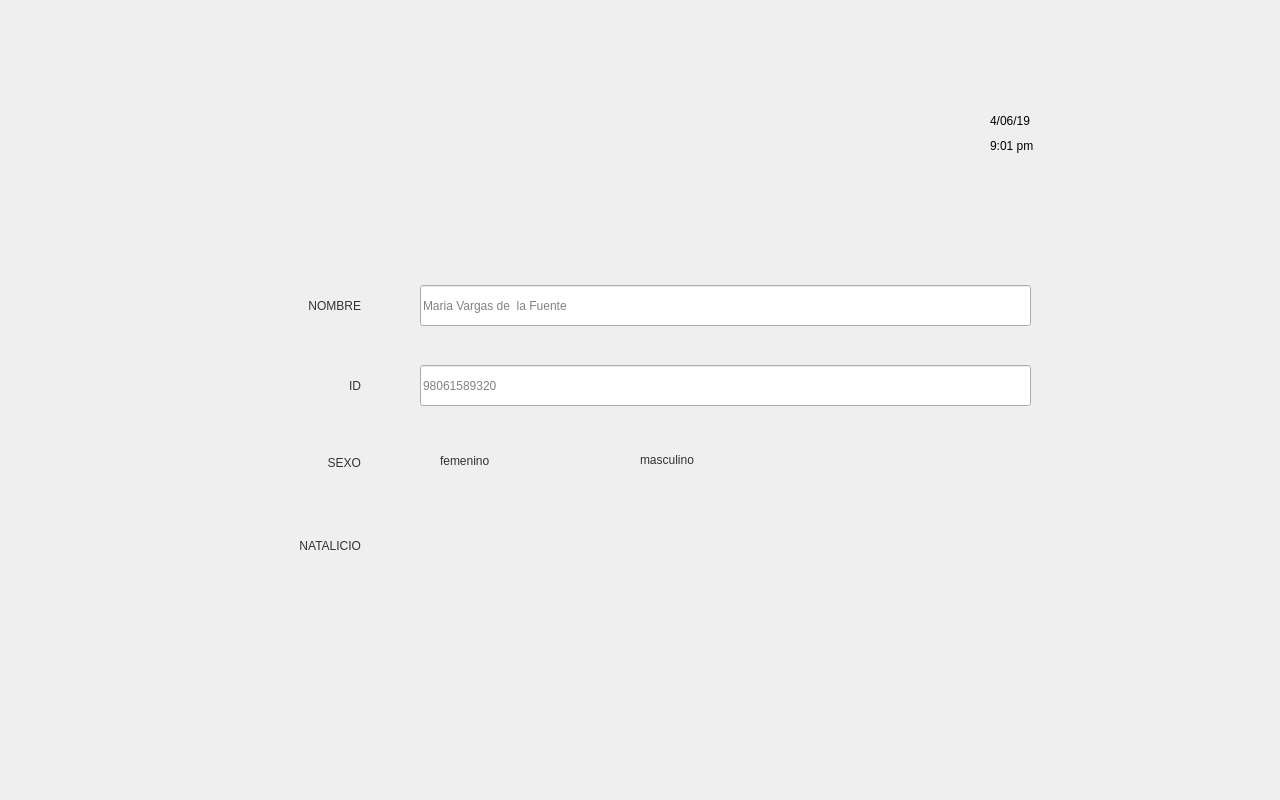
   <widget class="QWidget" name="widget_pantalla_paciente" native="true">
    <property name="geometry">
     <rect>
      <x>1300</x>
      <y>250</y>
      <width>1280</width>
      <height>800</height>
     </rect>
    </property>
    <property name="styleSheet">
     <string notr="true">border-image: url(:/icons/pantalla_principal_fondo.png);</string>
    </property>
    <widget class="QLabel" name="label">
     <property name="geometry">
      <rect>
       <x>290</x>
       <y>160</y>
       <width>51</width>
       <height>5</height>
      </rect>
     </property>
     <property name="styleSheet">
      <string notr="true">border-image: url(:/icons/filete.png);</string>
     </property>
     <property name="text">
      <string/>
     </property>
    </widget>
    <widget class="QLabel" name="label_2">
     <property name="geometry">
      <rect>
       <x>240</x>
       <y>290</y>
       <width>121</width>
       <height>31</height>
      </rect>
     </property>
     <property name="styleSheet">
      <string notr="true">font: 57 16pt &quot;Alegreya Sans SC Medium&quot;;
font: 20pt &quot;Alegreya Sans&quot;;
border-image: url(:/icons/fondo_transparente.png);
color: rgb(50, 50, 50);</string>
     </property>
     <property name="text">
      <string>NOMBRE</string>
     </property>
     <property name="alignment">
      <set>Qt::AlignRight|Qt::AlignTrailing|Qt::AlignVCenter</set>
     </property>
    </widget>
    <widget class="QLabel" name="label_6">
     <property name="geometry">
      <rect>
       <x>300</x>
       <y>370</y>
       <width>61</width>
       <height>31</height>
      </rect>
     </property>
     <property name="styleSheet">
      <string notr="true">font: 57 16pt &quot;Alegreya Sans SC Medium&quot;;
font: 20pt &quot;Alegreya Sans&quot;;
border-image: url(:/icons/fondo_transparente.png);
color: rgb(50, 50, 50);</string>
     </property>
     <property name="text">
      <string>      ID</string>
     </property>
     <property name="alignment">
      <set>Qt::AlignRight|Qt::AlignTrailing|Qt::AlignVCenter</set>
     </property>
    </widget>
    <widget class="QLabel" name="label_7">
     <property name="geometry">
      <rect>
       <x>280</x>
       <y>447</y>
       <width>81</width>
       <height>31</height>
      </rect>
     </property>
     <property name="styleSheet">
      <string notr="true">font: 57 16pt &quot;Alegreya Sans SC Medium&quot;;
font: 20pt &quot;Alegreya Sans&quot;;
border-image: url(:/icons/fondo_transparente.png);
color: rgb(50, 50, 50);</string>
     </property>
     <property name="text">
      <string>   SEXO</string>
     </property>
     <property name="alignment">
      <set>Qt::AlignRight|Qt::AlignTrailing|Qt::AlignVCenter</set>
     </property>
    </widget>
    <widget class="QLabel" name="label_8">
     <property name="geometry">
      <rect>
       <x>170</x>
       <y>510</y>
       <width>191</width>
       <height>71</height>
      </rect>
     </property>
     <property name="styleSheet">
      <string notr="true">font: 57 16pt &quot;Alegreya Sans SC Medium&quot;;
font: 20pt &quot;Alegreya Sans&quot;;
border-image: url(:/icons/fondo_transparente.png);
color: rgb(50, 50, 50);</string>
     </property>
     <property name="text">
      <string>NATALICIO</string>
     </property>
     <property name="alignment">
      <set>Qt::AlignRight|Qt::AlignTrailing|Qt::AlignVCenter</set>
     </property>
    </widget>
    <widget class="QLabel_Button" name="pb_pant_paciente_nuevo">
     <property name="geometry">
      <rect>
       <x>232</x>
       <y>120</y>
       <width>114</width>
       <height>35</height>
      </rect>
     </property>
     <property name="styleSheet">
      <string notr="true">border-image: url(:/icons/boton_1.png);</string>
     </property>
     <property name="text">
      <string/>
     </property>
    </widget>
    <widget class="QLabel_Button" name="pb_pant_paciente_base_de_datos">
     <property name="geometry">
      <rect>
       <x>410</x>
       <y>120</y>
       <width>209</width>
       <height>35</height>
      </rect>
     </property>
     <property name="styleSheet">
      <string notr="true">border-image: url(:/icons/boton_2.png);</string>
     </property>
     <property name="text">
      <string/>
     </property>
    </widget>
    <widget class="QLabel_Button" name="pb_pant_paciente_radioB_femenino">
     <property name="geometry">
      <rect>
       <x>407</x>
       <y>455</y>
       <width>16</width>
       <height>16</height>
      </rect>
     </property>
     <property name="minimumSize">
      <size>
       <width>16</width>
       <height>16</height>
      </size>
     </property>
     <property name="maximumSize">
      <size>
       <width>16</width>
       <height>16</height>
      </size>
     </property>
     <property name="styleSheet">
      <string notr="true">
border-image: url(:/icons/pantalla_principal_sin_seleccion.png);</string>
     </property>
     <property name="text">
      <string/>
     </property>
    </widget>
    <widget class="QLabel_Button" name="pb_pant_paciente_label_femenino">
     <property name="geometry">
      <rect>
       <x>440</x>
       <y>440</y>
       <width>151</width>
       <height>41</height>
      </rect>
     </property>
     <property name="styleSheet">
      <string notr="true">font: 57 16pt &quot;Alegreya Sans SC Medium&quot;;
font: 20pt &quot;Alegreya Sans&quot;;
border-image: url(:/icons/fondo_transparente.png);
color: rgb(50, 50, 50);</string>
     </property>
     <property name="text">
      <string>femenino</string>
     </property>
    </widget>
    <widget class="QLabel_Button" name="pb_pant_paciente_radioB_masculino">
     <property name="geometry">
      <rect>
       <x>610</x>
       <y>455</y>
       <width>16</width>
       <height>16</height>
      </rect>
     </property>
     <property name="minimumSize">
      <size>
       <width>16</width>
       <height>16</height>
      </size>
     </property>
     <property name="maximumSize">
      <size>
       <width>16</width>
       <height>16</height>
      </size>
     </property>
     <property name="baseSize">
      <size>
       <width>16</width>
       <height>16</height>
      </size>
     </property>
     <property name="styleSheet">
      <string notr="true">
border-image: url(:/icons/pantalla_principal_sin_seleccion.png);</string>
     </property>
     <property name="text">
      <string/>
     </property>
    </widget>
    <widget class="QLabel_Button" name="pb_pant_paciente_label_masculino">
     <property name="geometry">
      <rect>
       <x>640</x>
       <y>434</y>
       <width>171</width>
       <height>51</height>
      </rect>
     </property>
     <property name="styleSheet">
      <string notr="true">font: 57 16pt &quot;Alegreya Sans SC Medium&quot;;
font: 20pt &quot;Alegreya Sans&quot;;
border-image: url(:/icons/fondo_transparente.png);
color: rgb(50, 50, 50);</string>
     </property>
     <property name="text">
      <string>masculino</string>
     </property>
    </widget>
    <widget class="QLineEdit" name="le_pant_paciente_Nombre">
     <property name="geometry">
      <rect>
       <x>420</x>
       <y>285</y>
       <width>611</width>
       <height>41</height>
      </rect>
     </property>
     <property name="styleSheet">
      <string notr="true">border-image: url(:/icons/fondo_transparente.png);
color: rgb(130, 130, 130);
font: 57 16pt &quot;Alegreya Sans Medium&quot;;
font: 25 22pt &quot;Alegreya Sans Light&quot;;</string>
     </property>
     <property name="text">
      <string>Maria Vargas de  la Fuente</string>
     </property>
    </widget>
    <widget class="QLineEdit" name="le_pant_paciente_ID">
     <property name="geometry">
      <rect>
       <x>420</x>
       <y>365</y>
       <width>611</width>
       <height>41</height>
      </rect>
     </property>
     <property name="styleSheet">
      <string notr="true">border-image: url(:/icons/fondo_transparente.png);
color: rgb(130, 130, 130);
font: 57 16pt &quot;Alegreya Sans Medium&quot;;
font: 25 22pt &quot;Alegreya Sans Light&quot;;</string>
     </property>
     <property name="text">
      <string>98061589320</string>
     </property>
    </widget>
    <widget class="QLabel" name="pb_pant_paciente_fecha_nacimiento">
     <property name="geometry">
      <rect>
       <x>360</x>
       <y>530</y>
       <width>281</width>
       <height>41</height>
      </rect>
     </property>
     <property name="styleSheet">
      <string notr="true">font: 57 19pt &quot;Alegreya Sans SC Medium&quot;;
border-image: url(:/icons/fondo_transparente.png);
color: rgb(130, 130, 130);</string>
     </property>
     <property name="text">
      <string/>
     </property>
     <property name="alignment">
      <set>Qt::AlignCenter</set>
     </property>
    </widget>
    <widget class="QLabel" name="pb_pant_paciente_fecha_nacimiento_2">
     <property name="geometry">
      <rect>
       <x>600</x>
       <y>540</y>
       <width>23</width>
       <height>13</height>
      </rect>
     </property>
     <property name="styleSheet">
      <string notr="true">font: 57 12pt &quot;Alegreya Sans SC Medium&quot;;
border-image: url(:/icons/pantalla_principal_mas.png);
color: rgb(50, 50, 50);</string>
     </property>
     <property name="text">
      <string/>
     </property>
    </widget>
    <widget class="QLabel_Button" name="pb_pant_paciente_descartar">
     <property name="geometry">
      <rect>
       <x>410</x>
       <y>650</y>
       <width>202</width>
       <height>57</height>
      </rect>
     </property>
     <property name="styleSheet">
      <string notr="true">font: 57 12pt &quot;Alegreya Sans SC Medium&quot;;
border-image: url(:/icons/pantalla_principal_boton_1.png);
color: rgb(50, 50, 50);</string>
     </property>
     <property name="text">
      <string/>
     </property>
    </widget>
    <widget class="QLabel_Button" name="pb_pant_paciente_test">
     <property name="geometry">
      <rect>
       <x>750</x>
       <y>650</y>
       <width>200</width>
       <height>55</height>
      </rect>
     </property>
     <property name="styleSheet">
      <string notr="true">font: 57 12pt &quot;Alegreya Sans SC Medium&quot;;
border-image: url(:/icons/pantalla_principal_boton_2.png);
color: rgb(50, 50, 50);</string>
     </property>
     <property name="text">
      <string/>
     </property>
    </widget>
    <widget class="QLabel_Button" name="pb_pant_paciente_fecha_actual">
     <property name="geometry">
      <rect>
       <x>990</x>
       <y>110</y>
       <width>151</width>
       <height>21</height>
      </rect>
     </property>
     <property name="styleSheet">
      <string notr="true">font: 16pt &quot;Alegreya Sans&quot;;
border-image: url(:/icons/fondo_transparente.png);
color: gb(0, 0, 0);</string>
     </property>
     <property name="text">
      <string>4/06/19</string>
     </property>
    </widget>
    <widget class="QLabel_Button" name="pb_pant_paciente_hora_actual">
     <property name="geometry">
      <rect>
       <x>990</x>
       <y>130</y>
       <width>151</width>
       <height>31</height>
      </rect>
     </property>
     <property name="styleSheet">
      <string notr="true">font: 16pt &quot;Alegreya Sans&quot;;
border-image: url(:/icons/fondo_transparente.png);
color: gb(0, 0, 0);</string>
     </property>
     <property name="text">
      <string>9:01 pm</string>
     </property>
    </widget>
    <widget class="QLabel_Button" name="pb_pant_paciente_menu_2">
     <property name="geometry">
      <rect>
       <x>1190</x>
       <y>10</y>
       <width>91</width>
       <height>71</height>
      </rect>
     </property>
     <property name="styleSheet">
      <string notr="true">
border-image: url(:/icons/fondo_transparente.png);</string>
     </property>
     <property name="text">
      <string/>
     </property>
    </widget>
    <widget class="QLabel_Button" name="pb_pant_paciente_menu">
     <property name="geometry">
      <rect>
       <x>1240</x>
       <y>30</y>
       <width>6</width>
       <height>27</height>
      </rect>
     </property>
     <property name="styleSheet">
      <string notr="true">
border-image: url(:/icons/boton_menu.png);</string>
     </property>
     <property name="text">
      <string/>
     </property>
    </widget>
   </widget>
